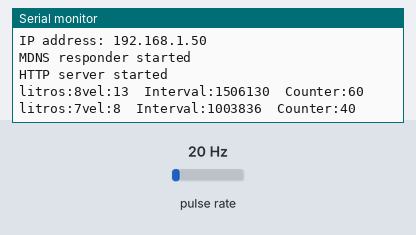
The sketch below on a simulated ESP8266 (NodeMCU). Shown: the last lines printed to the serial monitor. Wiring (inferred from the names in the program): pulse sensor: data GPIO 4. The test bench sets the inputs (shaded band); at power-on: pulse rate 20 Hz. WiFi joins after 1.5 s; servers stay silent unless stated.

Above: at 2.7 s.
2.8 s: pulse rate (sensor on GPIO 4) set to 4 Hz
At 4.1 s:
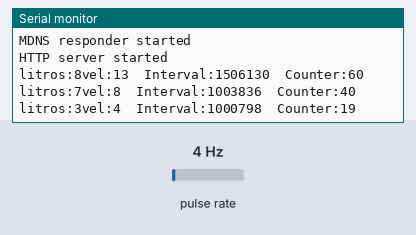
4.3 s: pulse rate (sensor on GPIO 4) set to 50 Hz
At 5.3 s:
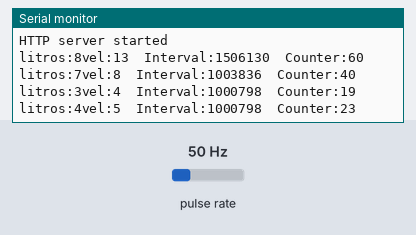
Timing chart, 0 to 7.3 s (numbered marks = the images above; inputs shaded):
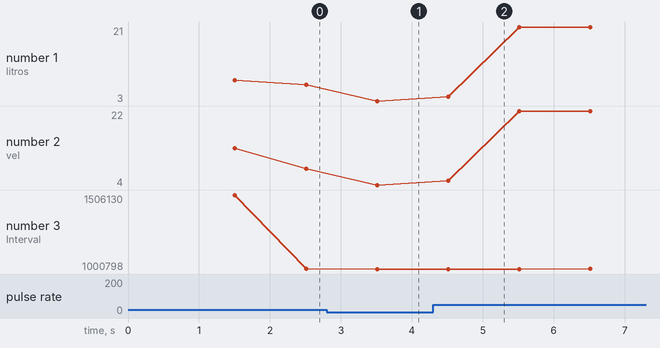

Measured:
- after the input at 2.8 s, the serial monitor: prints a new line after 0.71 s (image 1)
- after the input at 4.3 s, the serial monitor: prints a new line after 0.21 s (image 2)
- plotted number 1: 7 → 3 after the input at 2.8 s, 3 → 21 after the input at 4.3 s
- plotted number 2: 8 → 4 after the input at 2.8 s, 4 → 22 after the input at 4.3 s
- plotted number 3: 1000798 → 1000816 after the input at 4.3 s

The sketch:

Gout.ino
```cpp
/*
*********************************************************************************
GOUT (https://github.com/UFABC-NoBox/Gout)

This code was made by:

  -Marcos Vinícius de Oliveira
  -Renato Fernades Rodrigues
  -Victor Freitas Daga
  -João Pedro Vilas Boas Silva

The GOUT project consists of a flux sensor and a system that help and award the
user over it's water usage. The sensor on the feeder of the water reservoir,
measures the amount of water that enters it, and through a very easy to use and
affordable microcontroller with wireless connection (ESP8266), the system can
read and display to the user the water he used, and compare it to a previously
set goal.

Uploaded and tested at a NODEMCU v0.1 Board with ESP-12E
At arduino software choose: NodeMCU 1.0(ESP-12E Module) at 80MHz, 115200, 4M (3 SPIFFS)

*********************************************************************************
*/

#include <ESP8266WiFi.h>          //https://github.com/esp8266/Arduino
#include <DNSServer.h>            //Library for DNS Server on ESP
#include <ESP8266WebServer.h>     //Library for an ESP WebServer, generally built in!
#include <WiFiManager.h>          //https://github.com/tzapu/WiFiManager
/*
The WiFiManager Library, is the one that enables the ESP8266 to when on connect
to a previously known WiFi, or ask the user to connect the system to his wifi.
*/
#include <WiFiClient.h>           //Makes the ESP Connect to a WiFi
#include <ESP8266mDNS.h>          //Creates an mDNS for the ESP on your local network
ESP8266WebServer server(80);      //Starts the Web Server on port 80 of the ESP8266

//The GPIO on the NODEMCU that the flux sensor is connected to
int flowPin = 4;

//Flow Count Variables
int flow_l_s, flow_l = 0;
long t1, flow_interval = 0;
int flow_l_total=0;
unsigned long flowcount = 0;

// Variable to store time between the pulses
unsigned long t2=0;
// Goal of water to be used, set by the user
int meta = 2000;

//Strings that will receive the website code
String webPage = "";
String webPage_aux = "";

#define countof(a) (sizeof(a) / sizeof(a[0]))

//In this void, the system deals with access to server's root
void handleRoot() {
  server.send(200, "text/html", webPage_aux); //Sending the HTML to the user with code 200
}

//This void handles not found links on the server
void handleNotFound() {
  String message = "File Not Found\n\n";
  message += "URI: ";
  message += server.uri();
  message += "\nMethod: ";
  message += (server.method() == HTTP_GET) ? "GET" : "POST";
  message += "\nArguments: ";
  message += server.args();
  message += "\n";
  for (uint8_t i = 0; i < server.args(); i++) {
    message += " " + server.argName(i) + ": " + server.arg(i) + "\n";
  }
  server.send(404, "text/plain", message); // Sending an ERROR 404 and a message
}

//This fuction is called on every interrupt to increment the counter
void flow() {
  flowcount += 1;
}

//Calculating the water flow over time using micros and the data from the function flow
void calc_flow() {

  flow_interval = micros() - t1;
  t1 = micros();

  flow_l_s = flowcount * 100 / 450; // results in 100
  flow_l = flow_l_s * 1000000 / flow_interval;

  Serial.println("litros:" + String(flow_l) + "vel:" + String(flow_l_s) + "\tInterval:" + String(flow_interval) + "\tCounter:" + String(flowcount));
  flowcount =0;
  //store the total flow
  flow_l_total +=flow_l;

}
//On setup we describe the webPage and set connectivity
void setup(void) {
/*
This is the HTML code for the webPage that displays the sensor data on the server
The full code with line ending is at this project GitHub page as index.html
*/
  webPage +="<!DOCTYPE html>";
  webPage +="<html>";
  webPage +="<style>";
  webPage +="body{background-color:#72bf44;}";
  webPage +="h1{color:#FFFFFF; font-family:verdana; text-align:center; font-size:400%;}";
  webPage +="h2{color:#FFFFFF;font-family:verdana;text-align:center;font-size:100%;}";
  webPage +="table {align-self: center; border: 3px solid white; border-collapse: collapse; border-spacing: 10px; }";
  webPage +="td, th {border: 3px solid white;padding: 5px;}";
  webPage +="#head{background-color:#72bf44;border: 2px solid white;position: absolute; top: 1%;width:99%;height: 20%;}";
  webPage +="#master{background-color: #FFFFFF;}";
  webPage +="#sections{background-color:#FFFFFF; border: 2px solid white; padding: 10em; position: absolute;top: 30%; width:80%;  height: 30%; margin-left: 1%;margin-right: 1%; margin-top: inherit;}";
  webPage +="#gastos{background-color:#72bf44;color: white;border-radius: 2em;border: 2px solid white; padding: 3em;position: absolute;top: 20%;left:20%;}";
  webPage +="#metas{ background-color:#72bf44; color: white; border-radius: 2em; border: 2px solid white; padding: 3em;position: absolute;top: 20%;right: 20%;}";
  webPage +="</style> ";
  webPage +="<head><title>GOUT | Economize</title> </head>";
  //webPage +="<body style=\"background-color: #FFFFF;\">";
  webPage +="<div id = \"head\"><h1>GOUT</h1></div>";
  webPage +="<div id=\"sections\">";

  //Define Flow sensor pin and interrupt
  pinMode(flowPin, INPUT_PULLUP);
  attachInterrupt(flowPin, flow, CHANGE);

  //Begins Serial and WiFiManager
  Serial.begin(115200);
  WiFiManager wifiManager;

  //sets timeout until configuration portal gets turned off
  wifiManager.setTimeout(180);

  //reset saved settings
  //wifiManager.resetSettings();

  if (!wifiManager.autoConnect("NoFlow", "87654321")) {   //fetches ssid and pass from eeprom and tries to connect
    Serial.println("failed to connect and hit timeout");  //if it does not connect it starts an access point with the specified name
    delay(3000);                                          //here  "NoFlow"
                                                          //and goes into a blocking loop awaiting configuration
    ESP.reset();                                           //reset and try again, or maybe put it to deep sleep
    delay(5000);
  }

  //if you get here you have connected to the WiFi
  Serial.println("connected...yeey :)");

  //Prints the IP address at the serial connection for debug
  Serial.print("IP address: ");
  Serial.println(WiFi.localIP());

  //Starts the mDNS server as GOUT
  if (MDNS.begin("GOUT")) {
    Serial.println("MDNS responder started");
  }

  //If someone connects on root, run handle root function
  server.on("/", handleRoot);

  //On NotFound files at the server, runs handleNotFound function
  server.onNotFound(handleNotFound);

  //Begins Server
  server.begin();
  Serial.println("HTTP server started");

}

// At the loop updates the webpage with flow data everytime the user connects
// and count flow every second.
void loop() {

  // The trick used here was finishing the webPage at the loop with the flux data.
  webPage_aux = webPage;
  webPage_aux +="<section id=\"metas\"><h1>Meta:</h1>";
  webPage_aux +="<h2 style=\"align-self:center\">";
  webPage_aux +=flow_l_total;
  webPage_aux +="litros</h2></section>";
  webPage_aux +="<section id=\"gastos\"><h1>Gasto:</h1> <h2>";
  webPage_aux +=meta;
  webPage_aux +="litros</h2></section>";
  webPage_aux +="</div>";
  webPage_aux +="</body>";
  webPage_aux +="</html>";

  //Run calc_flow every 1 second
  if(micros()-t2>1000000){
    calc_flow();
    t2 = micros();
  }

  //Send code 200 (OK) and the hole webPage
  server.send(200, "text/html", webPage_aux);

  //Handles the client connection
  server.handleClient();

}
```
